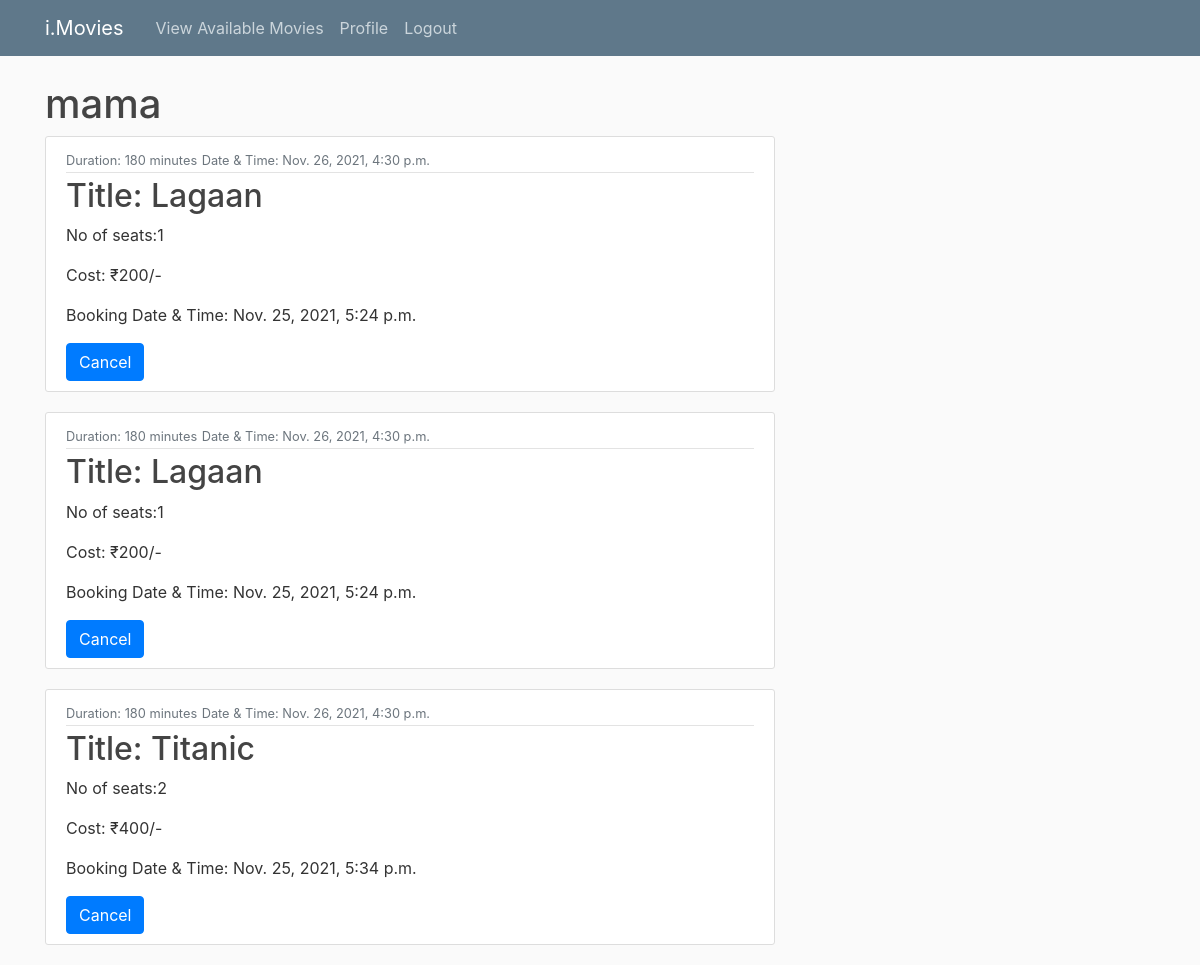
The page /profile/ (signed in) on the database its author committed.
### users_profile/models.py (models this page shows, shortened)
class Ticket(models.Model):
    user = models.ForeignKey(User, on_delete=models.CASCADE)
    screening = models.ForeignKey(Screening, on_delete=models.CASCADE)
    no_of_seats=models.IntegerField(default=0)
    cost=models.IntegerField(default=0)
    booking_time=models.DateTimeField(auto_now=True)

### movies/models.py (models this page shows, shortened)
class Screening(models.Model):
    hall_name = models.CharField(max_length=32)
    movie_id = models.ForeignKey(Movie, on_delete=models.CASCADE)
    theatre_id = models.ForeignKey(Theatre, on_delete=models.CASCADE)
    available_seats = models.IntegerField(default=0)
    price=models.IntegerField(default=0)
    time=models.DateTimeField(auto_now=False)

class Movie(models.Model):
    rating_choice = (
        ('U', 'U'),
        ('UA', 'U/A'),
        ('A', 'A'),
        ('R', 'R'),
    )
    title = models.CharField(max_length=256)
    description = models.TextField()
    cast = models.CharField(max_length=1024)
    duration_min = models.IntegerField()
    certification_label = models.CharField(max_length=2,choices=rating_choice)

### users_profile/views.py (the view)
# urls.py: path('profile/',user_views.profile,name='profile'),
@login_required
def profile(request):
    current_user = request.user
    context = {'tickets': Ticket.objects.filter(user=current_user)}
    for ticket in Ticket.objects.filter(user=current_user):
        if ticket.no_of_seats == 0:
            ticket.delete()
    return render(request,'users_profile/profile.html', context)

### users_profile/templates/users_profile/profile.html
{% extends "movies/base.html" %}
{% load crispy_forms_tags %}
{% block content %}
    <h1>
        {{ user.username }}
    </h1>
    {% for ticket in tickets %}
        <article class="media content-section">
          <div class="media-body">
            <div class="article-metadata">
              <small class="text-muted">Duration: {{ ticket.screening.movie_id.duration_min }} minutes</small>
              <small class="text-muted">Date & Time: {{ ticket.screening.time }}</small>
            </div>
            <h2><a class="article-title" href="#">
                Title: {{ ticket.screening.movie_id.title }}</a></h2>
                <p class="article-content">No of seats:{{ ticket.no_of_seats }}</p>
                <p class="article-content">Cost: ₹{{ ticket.cost }}/-</p>
                <p class="article-content">Booking Date & Time: {{ ticket.booking_time }}</p>
                <a href="{%url 'cancel' ticket.pk %}" class="btn btn-primary">Cancel</a>
          </div>
        </article>
    {% endfor %}
    {% endblock content %}

### movies/static/movies/main.css (style rules this page uses)
body { background: #fafafa; color: #333333; margin-top: 5rem; }
h1, h2, h3, h4, h5, h6 { color: #444444; }
.content-section { background: #ffffff; padding: 10px 20px; border: 1px solid #dddddd; border-radius: 3px; margin-bottom: 20px; }
.article-title { color: #444444; }
.article-content { white-space: pre-line; }
.article-metadata { padding-bottom: 1px; margin-bottom: 4px; border-bottom: 1px solid #e3e3e3 }

### rows shown on the page
Ticket: screening.movie_id.duration_min "180", screening.time "Nov. 26, 2021, 4:30 p.m.", screening.movie_id "Lagaan", no_of_seats "1", cost "200", booking_time "Nov. 25, 2021, 5:24 p.m."
Ticket: screening.movie_id.duration_min "180", screening.time "Nov. 26, 2021, 4:30 p.m.", screening.movie_id "Lagaan", no_of_seats "1", cost "200", booking_time "Nov. 25, 2021, 5:24 p.m."
Ticket: screening.movie_id.duration_min "180", screening.time "Nov. 26, 2021, 4:30 p.m.", screening.movie_id "Titanic", no_of_seats "2", cost "400", booking_time "Nov. 25, 2021, 5:34 p.m."

### other values the page prints
{{ user.username }} "mama"
